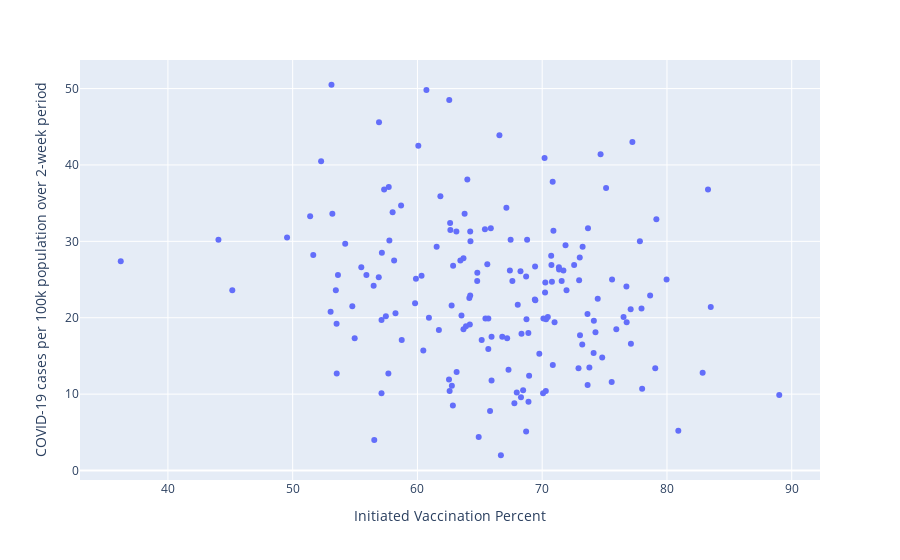

Notebook source saved alongside this figure:
### Markdown cell above
# Plotly

### Code cell
fig = px.scatter(df_corr_recent_final, x="Initiated Vaccination Percent", y="COVID-19 cases per 100k population over 2-week period", hover_data=['Town'])
fig.show()

### Figure 1 — Plotly figure (JSON) as saved in the notebook; plotly's stock layout.template omitted (floating-point values rounded to 4 significant figures; data arrays with more than 128 entries replaced by an {"elided": "..."} marker saying what was removed)
{"data": [{"customdata": {"elided": "171x1 str values"}, "hovertemplate": "Initiated Vaccination Percent=%{x}<br>COVID-19 cases per 100k population over 2-week period=%{y}<br>Town=%{customdata[0]}<extra></extra>", "legendgroup": "", "marker": {"color": "#636efa", "symbol": "circle"}, "mode": "markers", "name": "", "orientation": "v", "showlegend": false, "type": "scatter", "x": {"elided": "171 float values"}, "xaxis": "x", "y": {"elided": "171 float values"}, "yaxis": "y"}], "layout": {"legend": {"tracegroupgap": 0}, "margin": {"t": 60}, "xaxis": {"anchor": "y", "domain": [0, 1], "title": {"text": "Initiated Vaccination Percent"}}, "yaxis": {"anchor": "x", "domain": [0, 1], "title": {"text": "COVID-19 cases per 100k population over 2-week period"}}}}
